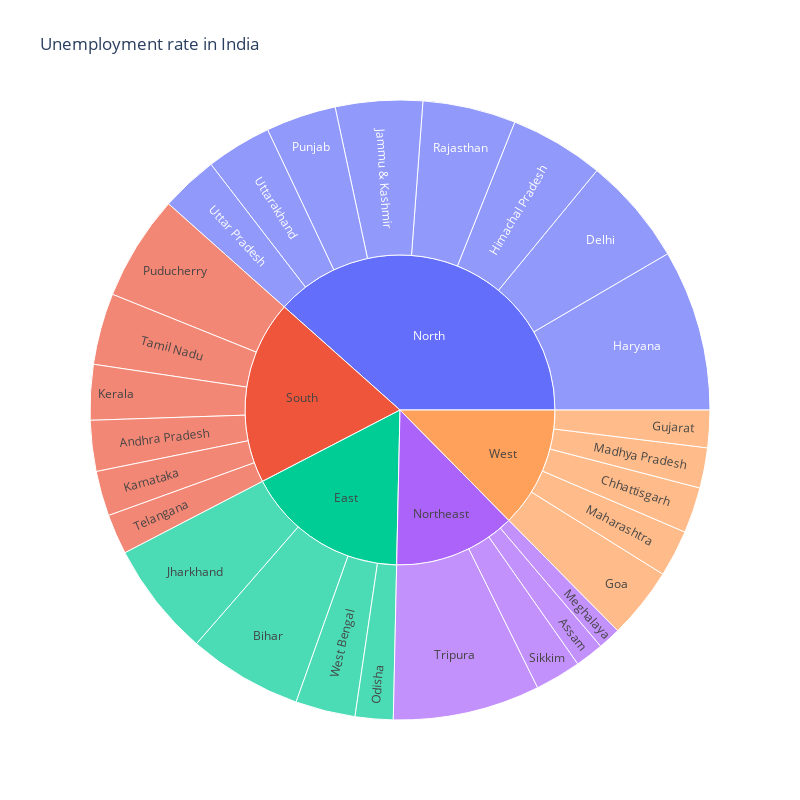

The notebook cell saved with this chart:
### Code cell
unem = data[['Region','Region.1','Estimated Unemployment Rate (%)']]
figure = xp.sunburst(unem, path=['Region.1','Region'],values='Estimated Unemployment Rate (%)', width=800, height=800,
                    color_continuous_scale='RdY1Gn', title='Unemployment rate in India')
figure.show()

### Figure 1 — Plotly figure (JSON) as saved in the notebook; plotly's stock layout.template omitted (floating-point values rounded to 4 significant figures)
{"data": [{"branchvalues": "total", "domain": {"x": [0, 1], "y": [0, 1]}, "hovertemplate": "labels=%{label}<br>Estimated Unemployment Rate (%)=%{value}<br>parent=%{parent}<br>id=%{id}<extra></extra>", "ids": ["South/Andhra Pradesh", "Northeast/Assam", "East/Bihar", "West/Chhattisgarh", "North/Delhi", "West/Goa", "West/Gujarat", "North/Haryana", "North/Himachal Pradesh", "North/Jammu & Kashmir", "East/Jharkhand", "South/Karnataka", "South/Kerala", "West/Madhya Pradesh", "West/Maharashtra", "Northeast/Meghalaya", "East/Odisha", "South/Puducherry", "North/Punjab", "North/Rajasthan", "Northeast/Sikkim", "South/Tamil Nadu", "South/Telangana", "Northeast/Tripura", "North/Uttar Pradesh", "North/Uttarakhand", "East/West Bengal", "East", "North", "Northeast", "South", "West"], "labels": ["Andhra Pradesh", "Assam", "Bihar", "Chhattisgarh", "Delhi", "Goa", "Gujarat", "Haryana", "Himachal Pradesh", "Jammu & Kashmir", "Jharkhand", "Karnataka", "Kerala", "Madhya Pradesh", "Maharashtra", "Meghalaya", "Odisha", "Puducherry", "Punjab", "Rajasthan", "Sikkim", "Tamil Nadu", "Telangana", "Tripura", "Uttar Pradesh", "Uttarakhand", "West Bengal", "East", "North", "Northeast", "South", "West"], "name": "", "parents": ["South", "Northeast", "East", "West", "North", "West", "West", "North", "North", "North", "East", "South", "South", "West", "West", "Northeast", "East", "South", "North", "North", "Northeast", "South", "South", "Northeast", "North", "North", "East", "", "", "", "", ""], "type": "sunburst", "values": [86.64, 48.56, 194.7, 78.19, 184.1, 121.7, 63.76, 274.8, 160.7, 148.3, 195.4, 76.68, 94.34, 68.54, 79.79, 38.66, 64.62, 179.4, 119.8, 158.7, 78.34, 121.9, 68.33, 250.6, 97.37, 111.6, 101.9, 556.6, 1255.0, 416.1, 627.3, 411.9]}], "layout": {"height": 800, "legend": {"tracegroupgap": 0}, "title": {"text": "Unemployment rate in India"}, "width": 800}}
